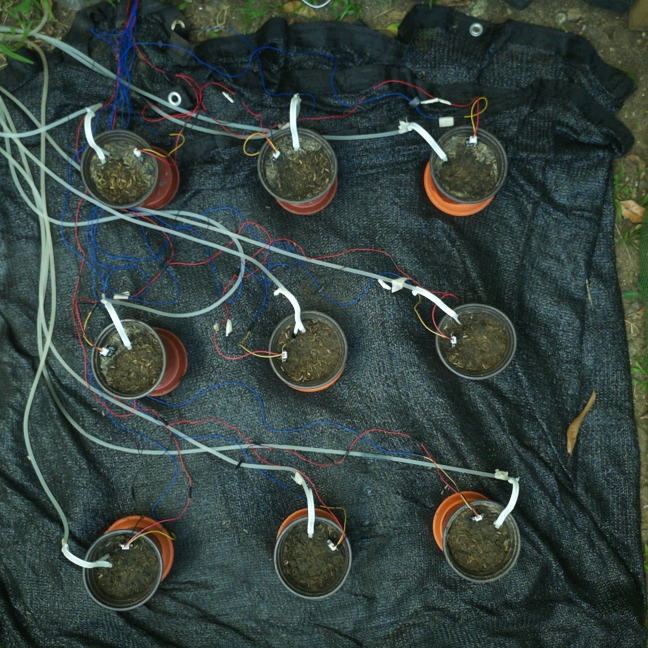
#> input picture DATA/agrisentry_data/frames/D01_2026-10-29_1314.png, 1296 x 1296 px (shown at 1/2 size); its folder holds only this picture in this run
$ python glare_check.py   (older library calls are emulated)
#> lines starting #> are read from the running program, lines starting #| are printed output that depends on the picture; after the words box and inside, x2 and y2 are one past the last pixel; in counts of white or black regions, pixels touching at a corner belong together
### Dual_Archi/capture_gpr.py
#!/usr/bin/env python3
"""
capture_gpr.py -- daily noon vision pipeline on the Raspberry Pi Zero 2W.  v5

Thesis: Computer Vision-Based Growth Monitoring and Yield Prediction for
        Pechay Under Differential Soil Moisture Treatments in a Greenhouse

Implements Appendix G. One frame at 12:00, HSV threshold inside each pot's ROI,
Green Pixel Ratio per pot, appended to growth_dataset.csv together with the soil
moisture pulled from the ESP32-S3. From D12 (2026-10-17) the raw noon frame is
also kept as a lossless PNG in ~/agrisentry_data/frames/ (~3 MB/day), so the GPR
can be recomputed if the ROIs or mask ever change; before that it was discarded.

Deliverable 3 (per-pot GPR time-series) and Deliverable 5 (the SM column of the
training dataset, 9 pots x D8-D30 = 207 rows) both come out of this script.

-----------------------------------------------------------------------------
CHANGES FROM v4 -- read these before running
-----------------------------------------------------------------------------
 1. SYNTAX FIX. v4 had a stray shell command ("sh ced@10.195...") pasted between
    validate_rois() and main(). The file would not even parse.

 2. MORPH_K: 9 -> 3.  The v4 comment claimed "a 5x5 opening only removes bridges
    up to 2 px wide -- a 3 px bridge survives it intact". That was measured and
    is FALSE. A k x k opening destroys anything NARROWER than k px:

        bridge  3x3   5x5   7x7   9x9
          2px   GONE  GONE  GONE  GONE
          3px   ok    GONE  GONE  GONE
          5px   ok    ok    GONE  GONE
          9px   ok    ok    ok    ok

    Measured against the real D=5 seedling photo (test_2.png), fraction of
    genuine green pixels retained:  3x3 = 98.4%,  5x5 = 95.4%,  9x9 = 75.0%.
    At 9x9 pot P-05 read 0.000% for a seedling plainly visible in the frame.
    At 1.34 px/mm, 9x9 erases anything thinner than 6.7 mm -- wider than a
    pechay cotyledon. It is sized to delete the plant during weeks 1-2.

    Note also that cross-pot leaf bridges are not inside ANY ROI: the ROI is
    90% of the rim and there is ~130 mm of bare soil between rims at 330 mm
    pitch. The guard margin already does the job Section III.C credits to the
    opening. The kernel's remaining useful role is killing speckle noise.

 3. SOWING_DATE is now read from ~/thesis/sowing_date.txt when present, and
    day_index() refuses to run outside D = 1..35. v4 shipped a hardcoded past
    date with no bounds check -- running it before sowing wrote a wrong D, and
    D is a term in the model.

 4. DUPLICATE-DAY GUARD. v4 appended unconditionally, so a second run in one day
    silently wrote 18 rows instead of 9. Duplicated plant-days over-weight that
    day in every LOOCV fold it appears in, inflating R². Now it refuses.

 5. pi_link is imported lazily, so --no-sm --test-image works on a machine with
    no pyserial installed.

 6. Camera height. v4's docstring said 1350 mm for a 900 mm array, measured to
    the floor. Both were wrong. Clearance must be measured to the CANOPY plane
    (pot height + plant height ~= 430 mm), not the floor, because the canopy is
    closer to the lens and clips first. For the real 860 mm pot bounding box at
    330 mm pitch, the v3's 41 deg vertical FOV needs the camera at 1600-1650 mm
    above the floor. Section III.B still needs updating -- it also still names
    the Camera Module V2 (48.8 deg VFOV), which is not the camera in use.

 7. NEW DIAGNOSTIC COLUMNS (GPR itself is unchanged -- these are additions):
      raw_gpr_noopen  same GPR with the opening skipped. Run both for the first
                      week; if they track, the kernel is not eating your plants.
      terr_gpr        green fraction inside a TERRITORY circle (the pot's
                      Voronoi cell at your pitch) instead of the pot rim. The
                      rim ROI saturates once canopy diameter exceeds ~180 mm,
                      which happens around D=24-28 while fresh weight is still
                      climbing. terr_gpr keeps rising. Costs one extra mask.
      canopy_w_px/h_px  bounding box of the largest green blob in the ROI. Keeps
                      growing after area saturates.

 8. validate_rois() now does a circle-distance check when circular=True. v4
    tested bounding boxes, which can overlap while the circles do not -- it
    could refuse a perfectly good ROI file on planting day.

 9. The anomaly flag now scales with the gap between readings. v4 compared to
    the previous ROW regardless of how many days had passed, so one missed
    capture guaranteed a false flag during the fast-growth window.

10. Debug overlay draws circles when circular=True (v4 always drew rectangles,
    which did not show the ROI actually being measured).

-----------------------------------------------------------------------------
Install (Bookworm):
    python3 -m venv --system-site-packages ~/thesis-env
    source ~/thesis-env/bin/activate
    pip install opencv-python-headless numpy pyserial

  --system-site-packages is REQUIRED. Picamera2 is installed system-wide by apt
  and cannot be pip-installed into an isolated venv.

Cron (crontab -e).  flock stops a hung run from overlapping tomorrow's:
    0 12 * * * /usr/bin/flock -n /tmp/gpr.lock /home/USER/thesis-env/bin/python3 \
               /home/USER/thesis/capture_gpr.py >> /home/USER/thesis/cron.log 2>&1

  Check `whoami` -- Bookworm's default user is usually NOT "pi".
  Set the timezone ONCE before D=1 and never change it mid-run:
      sudo timedatectl set-timezone Asia/Manila

Offline testing, no camera and no ESP32 required:
    python3 capture_gpr.py --test-image frame.jpg --no-write --no-sm
    python3 capture_gpr.py --test-image frame.jpg --debug-overlay /tmp/ov.png

CAMERA MODULE 3 -- autofocus MUST be locked. If focus hunts between days, edge
sharpness changes and the green pixel count drifts independently of growth.
"""

import argparse
import csv
import json
import os
import subprocess
import sys
import time
from datetime import datetime

import cv2
import numpy as np

BASE = os.path.expanduser("~/thesis")
ROI_FILE = os.path.join(BASE, "pot_rois.json")
OUT_CSV = os.path.join(BASE, "growth_dataset.csv")
OUT_CLEAN_CSV = os.path.join(BASE, "growth_dataset_clean.csv")
SOWING_FILE = os.path.join(BASE, "sowing_date.txt")
FRAME_DIR = os.path.expanduser("~/agrisentry_data/frames")   # daily raw noon frames

# Fallback only. Prefer writing the real date into ~/thesis/sowing_date.txt on
# sowing day so nobody has to edit source on a live rig.
SOWING_DATE_FALLBACK = "2026-08-15"
CYCLE_DAYS = 30          # grow-out shortened to 30 days (harvest on D30)

CAPTURE_SIZE = (1296, 1296)                  # 2x binned from 4608x2592

# ---------------------------------------------------------------------------
# RIG GEOMETRY -- measure these on the finished rig
# ---------------------------------------------------------------------------
# PX_PER_MM: photograph a ruler lying at the POT RIM plane and count.
# At 1650 mm camera height over an 860 mm pot box this comes out near 1.34.
PX_PER_MM = 1.34
POT_PITCH_MM = 330.0        # centre-to-centre. Territory circle diameter.

# ---------------------------------------------------------------------------
# HSV THRESHOLD
# ---------------------------------------------------------------------------
# The manuscript writes the mask as "35 deg <= Hue <= 85 deg". Those NUMBERS
# are correct, but the degree symbols are not: 35 and 85 are OpenCV hue units,
# not degrees. OpenCV stores hue on a 0-179 scale, so 35-85 spans 70-170 deg on
# the true colour wheel, which is exactly where leaf green lives.
#
# VERIFIED on a real outdoor foliage frame: accepted pixels had median hue 67,
# 5th-95th percentile 43-82. Comfortably inside the band.
#
# Do NOT "convert" 35-85 to 18-42 by halving. That returns 0.00 % GPR on a
# healthy green canopy, because it selects orange-yellow instead of green.
# Keep these values in OpenCV units. Fix the manuscript text, not the code.
HUE_LO, HUE_HI = 38, 85
SAT_MIN, VAL_MIN = 100, 55      # Filters out dry soil and shade cloth glare
CLEAN_HUE_LO, CLEAN_HUE_HI = 36, 85
CLEAN_SAT_MIN, CLEAN_VAL_MIN = 100, 55
WEAK_HUE_LO, WEAK_HUE_HI = 34, 88
WEAK_SAT_MIN, WEAK_VAL_MIN = 80, 48
MIN_BLOB_AREA = 12
POT_INNER_R_PX = 68.0
REF_R, REF_G, REF_B = 62.3, 72.3, 60.5

# Opening kernel, in PIXELS but chosen from a PHYSICAL size. A k x k opening
# erases anything thinner than k px. At PX_PER_MM = 1.34, k = 3 erases features
# thinner than 2.2 mm -- below a pechay petiole, above single-pixel noise.
# Raising this deletes real plant. See CHANGES note 2.
MORPH_MM = 2.2               # thinnest real feature we are willing to lose
MORPH_K = max(3, int(round(MORPH_MM * PX_PER_MM)) | 1)   # odd, never below 3
MORPH_KERNEL = np.ones((MORPH_K, MORPH_K), np.uint8)

# GPR jumping more than this PER DAY is implausible and usually means the rig
# moved or the lighting changed. Scaled by the gap between readings so a missed
# capture does not auto-flag the next one. Flagged, not discarded.
ANOMALY_DELTA_PER_DAY = 8.0

CSV_HEADER = ["day", "timestamp", "pot_id", "sm_pct",
              "raw_gpr", "smooth_gpr", "green_px", "total_px", "flag",
              "raw_gpr_noopen", "terr_gpr", "terr_green_px", "terr_total_px",
              "canopy_w_px", "canopy_h_px", "morph_k",
              "cell_gpr", "cell_green_px", "cell_total_px"]

# Pot-area ("cell") GPR, live from run 2 (sown 2026-10-29). Each pot owns the
# pixels closer to its centre than to any other pot's centre, up to CELL_R_PX.
# Cells never overlap, and a plant leaning past its rim stays in its own cell
# (run 1: the pot circle read 0 for leaning P-01/P-05/P-07).
CELL_R_PX = 175          # ~13 cm at 1.34 px/mm; half the closest pot spacing is ~160-180 px


# ---------------------------------------------------------------------------
# DAY INDEX
# ---------------------------------------------------------------------------
# [28 lines left out: functions sowing_date, day_index, not called in this run]


# ---------------------------------------------------------------------------
# CAPTURE
# ---------------------------------------------------------------------------
# Capture light (relay 12). When USE_CAPTURE_LIGHT is True it is switched on for
# every capture so illumination is identical day to day. OFF since 2026-10-12:
# the light plus camera load was suspected of browning out the Pi, and noon
# daylight is used instead. Flip back to True once the light is proven safe.
USE_CAPTURE_LIGHT = False
# The ESP32 turns it off by itself after LIGHT_PULSE_MS even if this
# script dies; we also switch it off explicitly as soon as the frame is taken.
LIGHT_PULSE_MS = 20000

# Brightness normalisation (since 2026-10-14). One fixed exposure fails across
# weather: 24 ms washed seedlings out on a sunny noon (Oct 13), 6 ms left them too
# dark to pass V >= VAL_MIN on an overcast noon (Oct 14, mean V 13 vs 73). So each
# capture starts at 6 ms and rescales the exposure until the frame's mean V matches
# the calibrated reference frame (Oct 13 12:00, 6 ms, mean V = 73). Gain and white
# balance stay locked, so colour/hue are unchanged -- only brightness is matched.
# The exposure used is logged to exposure_log.csv every day.
AUTO_EXPOSURE = True
TARGET_MEAN_V = 73.0
EXPOSURE_START_US = 6000
EXPOSURE_MIN_US, EXPOSURE_MAX_US = 1000, 100000
LAST_EXPOSURE = {}          # filled by capture_frame(): exposure_us, mean_v, steps
EXPOSURE_LOG = os.path.join(BASE, "exposure_log.csv")

# Light only when it is really dark: if even the longest exposure cannot bring the
# frame within 20 % of the target brightness, the capture light is switched on and
# the brightness is matched again. Light days are marked light_used=1 in
# exposure_log.csv, because lit frames read higher GPR (more saturated green) --
# flag/check those days in the analysis.
AUTO_LIGHT_WHEN_DARK = True
DARK_V = 0.8 * TARGET_MEAN_V
LIGHT_SETTLE_S = 1.5        # let the light reach full, steady output first


# [172 lines left out: functions _light, open_locked_camera, _mean_v, _match_brightness, capture_frame, circle_mask and 4 more, not called in this run]


def green_mask(hsv):
    """Original validated threshold + 3x3 opening for the whole frame."""
    return cv2.morphologyEx(hsv_mask(hsv), cv2.MORPH_OPEN, MORPH_KERNEL)


# [50 lines left out: functions clean_green_mask, cell_masks, not called in this run]


def masked_count(mask, area):
    return int(np.count_nonzero(cv2.bitwise_and(mask, mask, mask=area)))


# [39 lines left out: functions canopy_bbox, previous_gpr_all, already_written, not called in this run]


# ---------------------------------------------------------------------------
# CAMERA ALIGNMENT (added D10, 2026-11-07)
# ---------------------------------------------------------------------------
# The camera mount moved by up to ~150 px within hours on D10. pot_rois.json was
# fitted on ALIGN_REF; each new frame is matched to that reference photo (phase
# correlation on edges, so a change in light or shade does not count as movement)
# and the pot circles are shifted by the camera's movement before anything is
# measured. Same circles, same sizes, same mask: only their position follows the
# camera. Every shift is written to align_log.csv. A weak or implausible match is
# not applied (the circles stay where pot_rois.json puts them) and is logged.
ALIGN_REF = os.path.join(BASE, "align_ref.png")
ALIGN_LOG = os.path.join(BASE, "align_log.csv")
ALIGN_MIN_CONF = 0.12      # phase-correlation peak; real matches here were 0.35-0.45
ALIGN_MAX_PX = 250         # beyond this the pots would be leaving the frame


# [4 lines left out: function _align_edges, not called in this run]


def camera_shift(frame, ref_path=ALIGN_REF):
    """(dx, dy, confidence) of this frame against the ROI reference photo, or None."""
    if not os.path.exists(ref_path):
        return None
    ref = cv2.imread(ref_path)
    if ref is None or ref.shape != frame.shape:
        return None
    win = cv2.createHanningWindow((frame.shape[1], frame.shape[0]), cv2.CV_32F)
    (dx, dy), conf = cv2.phaseCorrelate(_align_edges(ref), _align_edges(frame), win)
    return float(dx), float(dy), float(conf)


# [8 lines left out: function shift_rois, not called in this run]


def aligned_rois(frame, rois, day="", stamp="", source="capture", log=True):
    """ROIs moved with the camera. Returns (rois, dx, dy, conf, applied)."""
    s = camera_shift(frame)
    if s is None:
        return rois, 0.0, 0.0, 0.0, False
    dx, dy, conf = s
    applied = conf >= ALIGN_MIN_CONF and (dx * dx + dy * dy) ** 0.5 <= ALIGN_MAX_PX
    if log:
        new = not os.path.exists(ALIGN_LOG)
        with open(ALIGN_LOG, "a", newline="") as f:
            w = csv.writer(f)
            if new:
                w.writerow(["day", "timestamp", "source", "dx_px", "dy_px", "confidence",
                            "applied"])
            w.writerow([day, stamp or datetime.now().strftime("%Y-%m-%d %H:%M"), source,
                        f"{dx:.1f}", f"{dy:.1f}", f"{conf:.2f}", int(applied)])
    print(f"[capture_gpr] camera shift vs reference: {dx:+.1f}, {dy:+.1f} px "
          f"(confidence {conf:.2f}) -> {'circles moved' if applied else 'NOT applied'}")
    return (shift_rois(rois, dx, dy) if applied else rois), dx, dy, conf, applied


# ---------------------------------------------------------------------------
# VALIDATION
# ---------------------------------------------------------------------------
# [36 lines left out: function validate_rois, not called in this run]


def math_hypot(dx, dy):
    return (dx * dx + dy * dy) ** 0.5


# [282 lines left out: functions _measure_pot_row, _save_overlay, _append_csv_rows, main, not called in this run]


# [2 lines that do not run on import are left out]

### Dual_Archi/tools/glare_check.py
#!/usr/bin/env python3
"""
glare_check.py -- flag sun glare on each pot in the saved noon frame.

Sun patches through the greenhouse frame can over-expose some pots at noon. In an
over-exposed pot the leaves clip and turn yellowish, so the green threshold misses
them (D6, P-07: hue 30-33 under H 38). This tool records which pots were affected
each day, so GPR rows from glare days can be treated with care in the analysis.
It only reads the saved frame: it never opens the camera.

Per pot (inside its pot circle):
    clip_pct        share of pixels with V >= 250 (clipped)
    rel_brightness  pot mean V / median pot mean V for that frame
    level           GLARE  clip_pct >= 5 and rel_brightness >= 1.4
                    MILD   rel_brightness >= 1.4 (not GLARE)
                    DARK   rel_brightness <= 0.6 (deep shade; dark leaves can miss V >= 55)
                    ok     otherwise
White tubes and sensor boards inside the pots always clip a little (0-4 % on
D1-D5), so clip_pct alone is not glare.

Usage:
    python3 tools/glare_check.py                 # every noon frame not yet in the log
    python3 tools/glare_check.py --days 4 5 6 --roi-file pot_rois_before_D6_recentre.json
                                                 # back-fill with the circles used on those days

Cron (installed by agrisentry.sh), after the noon capture window:
    55 12 * * *  python3 ~/THESIS/Dual_Archi/tools/glare_check.py

Output: ~/thesis/glare_log.csv
    day, frame, pot_id, clip_pct, rel_brightness, pot_mean_v, frame_mean_v, level, roi_file
Days with any GLARE, MILD or DARK pot also get one line in field_log.csv.
"""
import argparse
import csv
import glob
import json
import os
import re

import cv2
import numpy as np

HERE = os.path.dirname(os.path.abspath(__file__))
DUAL = os.path.dirname(HERE)
FRAME_DIR = os.path.expanduser("~/agrisentry_data/frames")
LOG = os.path.join(DUAL, "glare_log.csv")
FIELD_LOG = os.path.join(DUAL, "field_log.csv")
HEADER = ["day", "frame", "pot_id", "clip_pct", "rel_brightness", "pot_mean_v",
          "frame_mean_v", "level", "roi_file"]

CLIP_V = 250
GLARE_CLIP_PCT = 5.0
BRIGHT_REL = 1.4
DARK_REL = 0.6
FRAME_RE = re.compile(r"^D(\d+)_(\d{4}-\d{2}-\d{2})_(\d{4})\.png$")


def logged_days():
    if not os.path.exists(LOG):
        return set()
    with open(LOG, newline="") as f:
        return {int(r["day"]) for r in csv.DictReader(f)}


def noon_frames():
    """{day: (path, date)} for DXX_YYYY-MM-DD_HHMM.png; the latest frame wins per day."""
    out = {}
    for path in sorted(glob.glob(os.path.join(FRAME_DIR, "D*_*.png"))):
        m = FRAME_RE.match(os.path.basename(path))
        if m:
            out[int(m.group(1))] = (path, m.group(2))
    return out


def level(clip, rel):
    if clip >= GLARE_CLIP_PCT and rel >= BRIGHT_REL:
        return "GLARE"
    if rel >= BRIGHT_REL:
        return "MILD"
    if rel <= DARK_REL:
        return "DARK"
    return "ok"


def check(path, rois, radius):
    frame = cv2.imread(path)
    if frame is None:
        raise SystemExit(f"[glare_check] cannot read {path}")
    v = cv2.cvtColor(frame, cv2.COLOR_BGR2HSV)[:, :, 2]
    rows = []
    for pid in sorted(rois):
        r = rois[pid]
        cx, cy = r["x"] + r["w"] / 2.0, r["y"] + r["h"] / 2.0
        mask = np.zeros(v.shape, np.uint8)
        cv2.circle(mask, (int(round(cx)), int(round(cy))), radius, 255, -1)
        px = v[mask > 0]
        rows.append([pid, float((px >= CLIP_V).mean() * 100.0), float(px.mean())])
    med = float(np.median([m for _, _, m in rows]))
    return float(v.mean()), [(pid, clip, mean, mean / med) for pid, clip, mean in rows]


def main():
    ap = argparse.ArgumentParser(description=__doc__.split("\n")[1])
    ap.add_argument("--days", nargs="+", type=int, help="only these days (re-checks them even if logged)")
    ap.add_argument("--roi-file", default=os.path.join(DUAL, "pot_rois.json"))
    ap.add_argument("--no-field-log", action="store_true")
    args = ap.parse_args()

    roi_path = args.roi_file if os.path.isabs(args.roi_file) else os.path.join(DUAL, args.roi_file)
    with open(roi_path) as f:
#> (reads Dual_Archi/pot_rois.json from the repository)
        rois = json.load(f)["rois"]
    radius = int(round(min(r["w"] for r in rois.values()) / 2.0))

    frames = noon_frames()
    done = logged_days()
    todo = sorted(args.days) if args.days else sorted(d for d in frames if d not in done)
    if not todo:
        print("[glare_check] nothing new to check")
        return

    new_file = not os.path.exists(LOG)
    with open(LOG, "a", newline="") as f:
        w = csv.writer(f)
        if new_file:
            w.writerow(HEADER)
        for d in todo:
            if d not in frames:
                print(f"[glare_check] D{d}: no noon frame (missed day?) -- skipped")
                continue
            if d in done:
                print(f"[glare_check] D{d}: already in {os.path.basename(LOG)} -- skipped")
                continue
            path, date = frames[d]
            day_rois, roi_tag = rois, os.path.basename(roi_path)
            try:    # follow the camera, exactly as capture_gpr.py does (from D10)
                import sys
                sys.path.insert(0, DUAL)
                import capture_gpr as cg
                img = cv2.imread(path)
#> img is the input picture: shape (1296, 1296, 3); mean B, G, R 63.2, 67.6, 54.5
                if img is not None:
                    day_rois, dx, dy, _, applied = cg.aligned_rois(img, rois, log=False)
#> day_rois = 9 items; dx = 0; dy = 0; applied = False
                    if applied:
                        roi_tag += f"+align({dx:+.0f},{dy:+.0f})"
            except Exception as e:      # never lose the glare check over alignment
                print(f"[glare_check] alignment skipped ({e})")
            fmean, res = check(path, day_rois, radius)
#> in check, `v = cv2.cvtColor(frame, cv2.COLOR_BGR2HSV)[:, :, 2]`:
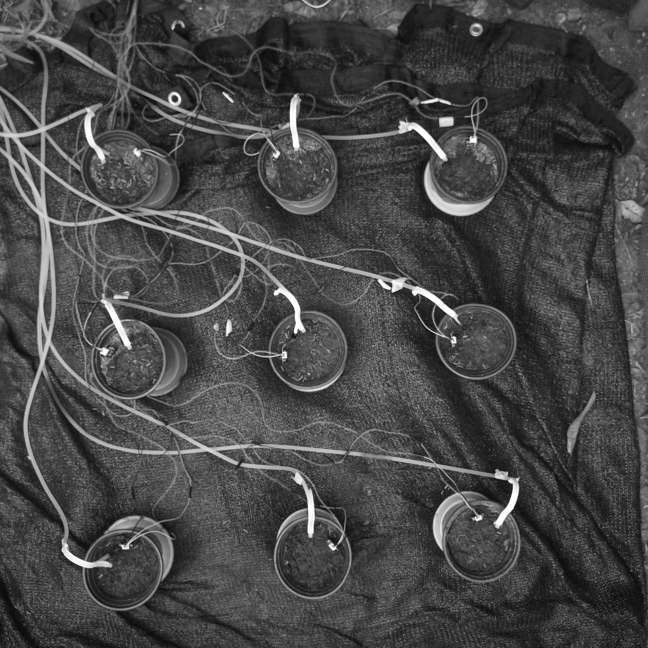
#> v: shape (1296, 1296) (shown at 1/2 size); min 7, max 255, mean 70.8
#> the loop in check, `for pid in sorted(rois):` made 9 passes
#> (pid, r, cx, cy) on passes 1 to 7: ('P-01', {'x': 924, 'y': 239, 'w': 140, 'h': 140}, 994, 309), ('P-02', {'x': 946, 'y': 585, 'w': 140, 'h': 140}, 1016, 655), ('P-03', {'x': 955, 'y': 945, 'w': 140, 'h': 140}, 1025, 1015), ('P-04', {'x': 556, 'y': 230, 'w': 140, 'h': 140}, 626, 300), ('P-05', {'x': 578, 'y': 585, 'w': 140, 'h': 140}, 648, 655), ('P-06', {'x': 587, 'y': 958, 'w': 140, 'h': 140}, 657, 1028), ('P-07', {'x': 240, 'y': 238, 'w': 140, 'h': 140}, 310, 308)
#> after the loop in check, `for pid in sorted(rois):`:
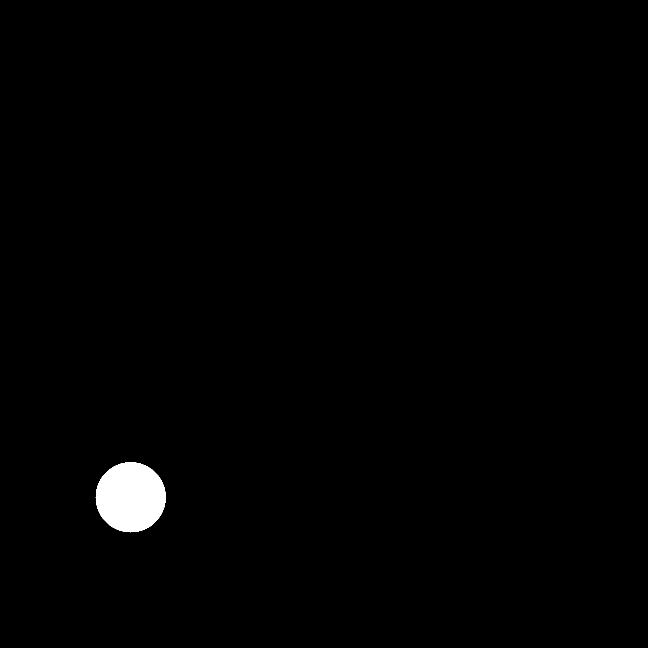
#> mask: shape (1296, 1296) (shown at 1/2 size); 0.92% white; 1 white region, box (x1, y1, x2, y2) and area: (191, 924, 332, 1065) 15373
#> after the loop in check, `for pid in sorted(rois):`: rows = [['P-01', 0.371, 65.22], ['P-02', 0, 58.85], ['P-03', 4.25, 77.98], ['P-04', 2.26, 83.51], ['P-05', 2.44, 85.49], ['P-06', 2.47, 81.59], ['P-07', 0.13, 73.52], ['P-08', 0.065, 74.34], ['P-09', 0, 72.99]]
#> in check, `med = float(np.median([m for _, _, m in rows]))`: med = 74.34
#> (the rest of the program and of its run is left out)
